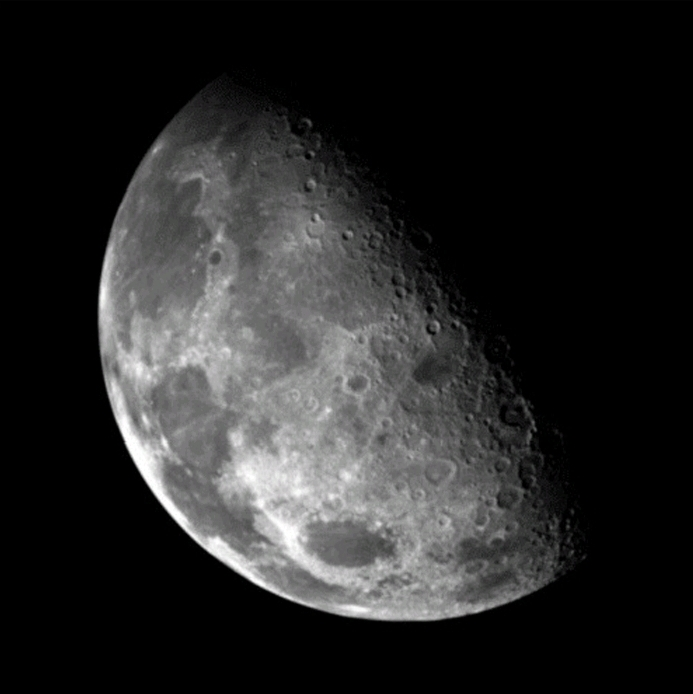
#> input picture cap07/lua.jpg, 693 x 694 px, found by its file name
$ python ex32.py   (older library calls are emulated)
#> lines starting #> are read from the running program, lines starting #| are printed output that depends on the picture
#pagina 129
import cv2
#adaptado para rodar no google colab
from google.colab.patches import cv2_imshow

imgOriginal = cv2.imread("/content/lua.jpg", 0)
#> imgOriginal: shape (694, 693); min 0, max 255, mean 39.1
imgFiltrada = cv2.Laplacian(imgOriginal, cv2.CV_8U)
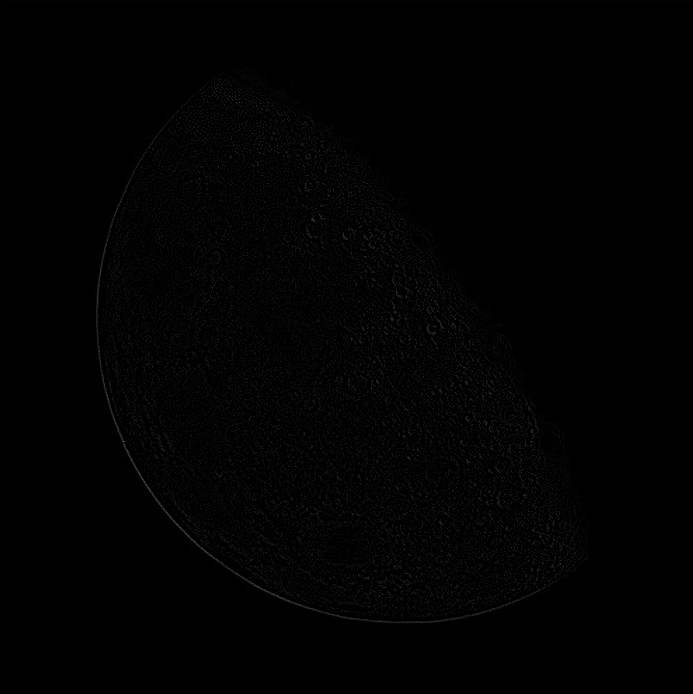
#> imgFiltrada: shape (694, 693); min 0, max 86, mean 1.6
imgRealcada = cv2.subtract(imgOriginal, imgFiltrada)
cv2_imshow(imgOriginal)
cv2_imshow(imgFiltrada)
cv2_imshow(imgRealcada)
cv2.waitKey(0)
cv2.destroyAllWindows()

$ run again, with cap07/estacionamento.jpg copied over cap07/lua.jpg
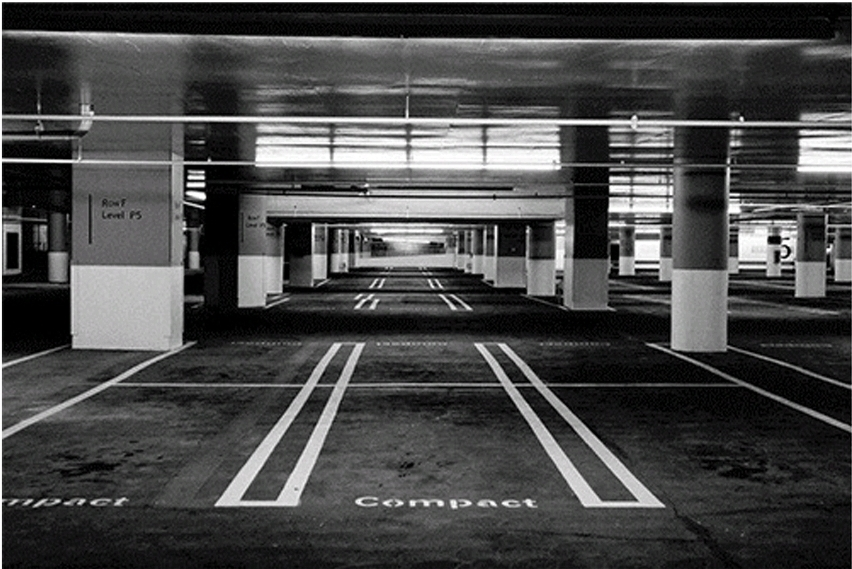
#> input picture cap07/estacionamento.jpg, 852 x 569 px, found by its file name
#> `imgFiltrada = cv2.Laplacian(imgOriginal, cv2.CV_8U)`:
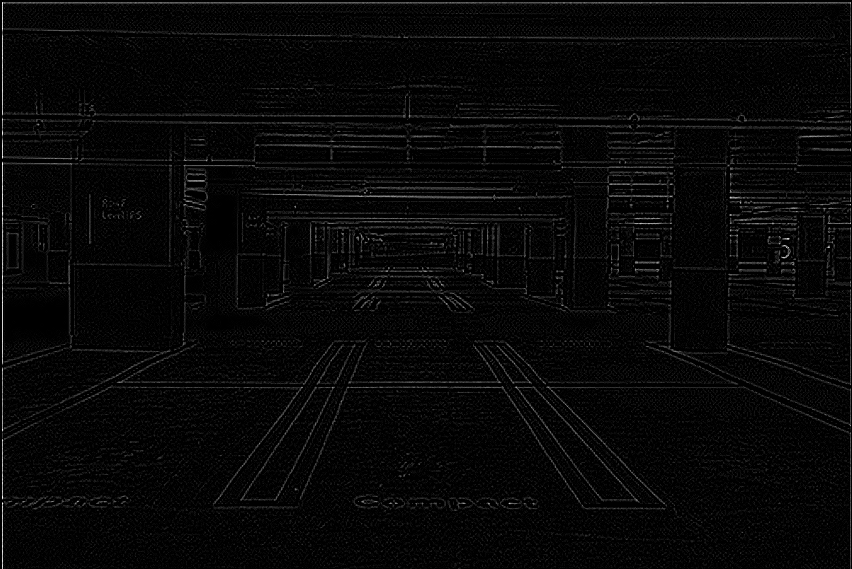
#> imgFiltrada: shape (569, 852); min 0, max 255, mean 7.6
#> `imgRealcada = cv2.subtract(imgOriginal, imgFiltrada)`:
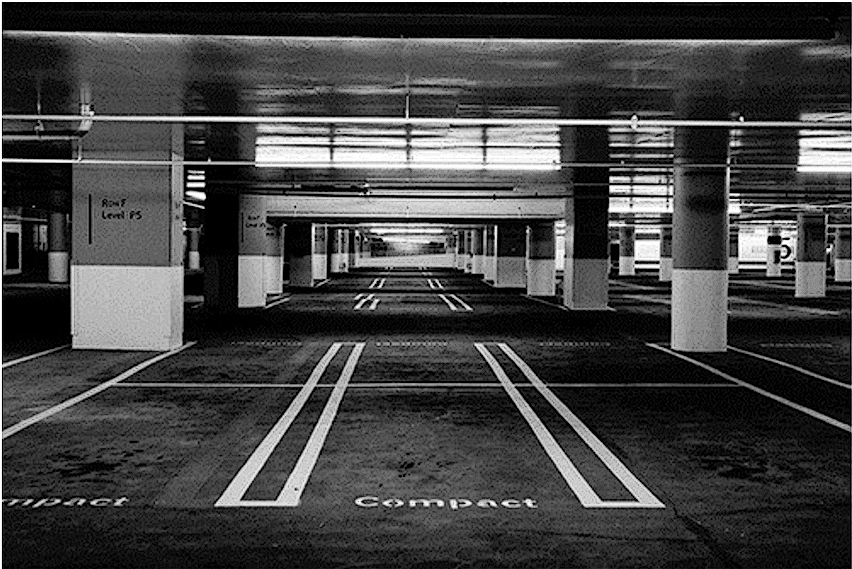
#> imgRealcada: shape (569, 852); min 0, max 255, mean 66.5
